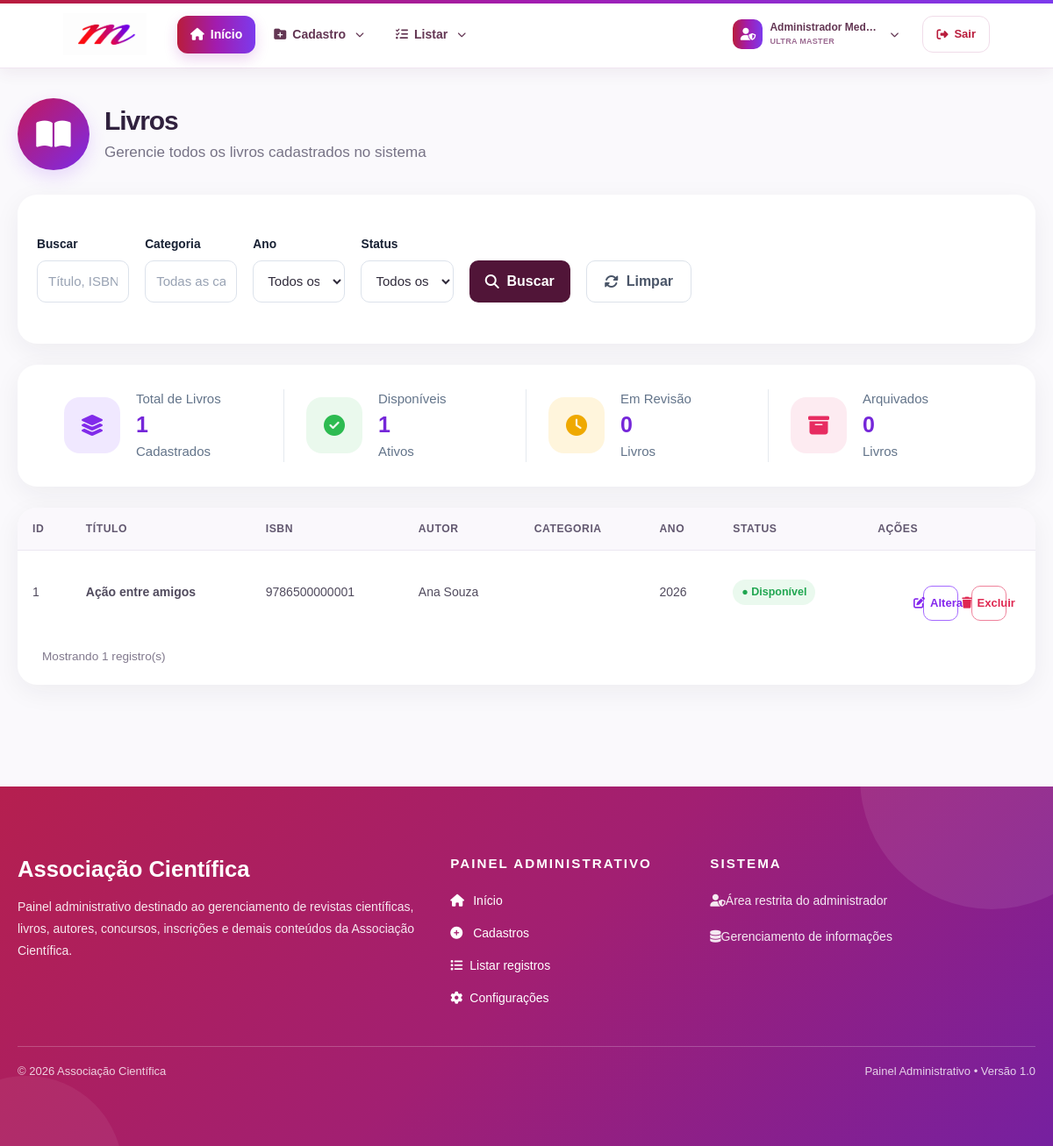
The app's page /painel/lista_livros.php (signed in) with its own data.
### tables this page shows
CREATE TABLE `livros` (
  `id_livro` int(11) NOT NULL AUTO_INCREMENT,
  `titulo` varchar(255) NOT NULL,
  `isbn` varchar(20) DEFAULT NULL,
  `autor` varchar(255) NOT NULL,
  `editora` varchar(255) DEFAULT NULL,
  `ano_publicacao` int(11) NOT NULL,
  `paginas` int(11) DEFAULT NULL,
  `edicao` int(11) DEFAULT NULL,
  `categoria` varchar(100) NOT NULL,
  `idioma` varchar(50) NOT NULL,
  `sinopse` text DEFAULT NULL,
  `data_cadastro` date DEFAULT NULL,
  `status` varchar(50) DEFAULT 'Disponível',
  `destaque` tinyint(1) DEFAULT 0,
  `dt_cad_livro` datetime DEFAULT current_timestamp(),
  PRIMARY KEY (`id_livro`)
);

### painel/config/seguranca.php (called while the page is built, shortened)
<?php
function csrf_token(): string
{
    return $_SESSION['csrf_token'];
}
if (!function_exists('corrigir_codificacao_painel')) {
    function corrigir_codificacao_painel($valor): string
    {
        $valor = (string)($valor ?? '');
        for ($i = 0; $i < 2; $i++) {
            if (!preg_match('/(?:Ã[-¿]|Â[-¿]|â€)/u', $valor)) {
                break;
            }
            $corrigido = @iconv('UTF-8', 'ISO-8859-1//IGNORE', $valor);
            $valor = $corrigido;
        }
        return $valor;
    }
}
if (!function_exists('h')) {
    function h($v): string
    {
        return htmlspecialchars(corrigir_codificacao_painel($v), ENT_QUOTES | ENT_SUBSTITUTE, 'UTF-8');
    }
}

### painel/lista_livros.php (the view, shortened to what this page needs)
<?php
include 'conexao.php';
mysqli_set_charset($conexao, 'utf8mb4');
$busca = trim((string)($_GET['busca'] ?? ''));
$categoria = trim((string)($_GET['categoria'] ?? ''));
$where = "WHERE 1=1";
$resultado = mysqli_query(
    $conexao,
    "SELECT * FROM livros $where ORDER BY id_livro DESC"
);
$stats = mysqli_fetch_assoc(mysqli_query($conexao, "
    SELECT
        COUNT(*) AS total,
        SUM(status = 'Disponível') AS disponiveis,
        SUM(status = 'Em Revisão') AS revisao,
        SUM(status = 'Arquivado') AS arquivados
    FROM livros
"));
?>
<!DOCTYPE html>
<html lang="pt-BR">
<head>
    <?php include 'includes_painel/head.php'; ?>
</head>
<body>
<?php include 'includes_painel/header.php'; ?>
<div class="pagina">
    <div class="cabecalho">
        <div class="titulo-area">
            <div class="icone-titulo">
                <i class="fas fa-book-open"></i>
            </div>
            <div>
                <h1>Livros</h1>
                <p>Gerencie todos os livros cadastrados no sistema</p>
            </div>
        </div>
    </div>
    <div class="filtros">
        <form method="GET">
            <div class="campo">
                <label>Buscar</label>
                <input name="busca" placeholder="Título, ISBN, autor..."
                    value="<?= h($busca) ?>">
            </div>
            <div class="campo">
                <label>Categoria</label>
                <input name="categoria" placeholder="Todas as categorias"
                    value="<?= h($categoria) ?>">
            </div>
            <div class="campo">
                <label>Ano</label>
                <select name="ano">
                    <option value="">Todos os anos</option>
                </select>
            </div>
            <div class="campo">
                <label>Status</label>
                <select name="status">
                    <option value="">Todos os status</option>
                </select>
            </div>
            <button class="btn-buscar">
                <i class="fas fa-search"></i>&nbsp; Buscar
            </button>
            <a href="lista_livros.php" class="btn-limpar">
                <i class="fas fa-sync-alt"></i>&nbsp; Limpar
            </a>
        </form>
    </div>
    <div class="estatisticas">
        <?php
        $cards = [
            ['layer-group','roxo','Total de Livros','total','Cadastrados'],
            ['check-circle','verde','Disponíveis','disponiveis','Ativos'],
            ['clock','amarelo','Em Revisão','revisao','Livros'],
            ['archive','rosa','Arquivados','arquivados','Livros']
        ];
        ?>
        <?php foreach ($cards as $card): ?>
            <div class="estatistica">
                <div class="estatistica-icone <?= $card[1] ?>">
                    <i class="fas fa-<?= $card[0] ?>"></i>
                </div>
                <div>
                    <span><?= $card[2] ?></span>
                    <strong><?= $stats[$card[3]] ?? 0 ?></strong>
                    <small><?= $card[4] ?></small>
                </div>
            </div>
        <?php endforeach; ?>
    </div>
    <div class="tabela">
        <div class="livros-tabela-scroll">
            <table>
                <thead>
                    <tr>
                        <th>ID</th>
                        <th>Título</th>
                        <th>ISBN</th>
                        <th>Autor</th>
                        <th>Categoria</th>
                        <th>Ano</th>
                        <th>Status</th>
                        <th>Ações</th>
                    </tr>
                </thead>
                <tbody>
                <?php if (mysqli_num_rows($resultado)): ?>
                    <?php while ($r = mysqli_fetch_assoc($resultado)): ?>
                        <?php
                        $classes = [
                            'Disponível' => 'status-disponivel',
                            'Em Revisão' => 'status-revisao',
                            'Arquivado' => 'status-arquivado'
                        ];
                        $classe = $classes[$r['status']] ?? 'status-padrao';
                        ?>
                        <tr>
                            <td><?= $r['id_livro'] ?></td>
                            <td class="titulo-livro"><?= h($r['titulo']) ?></td>
                            <td><?= h($r['isbn']) ?></td>
                            <td><?= h($r['autor']) ?></td>
                            <td><?= h($r['categoria']) ?></td>
                            <td><?= h($r['ano_publicacao']) ?></td>
                            <td>
                                <span class="status <?= $classe ?>">
                                    ● <?= h($r['status']) ?>
                                </span>
                            </td>
                            <td>
                                <div class="acoes">
                                    <a href="editar_livro.php?id=<?= $r['id_livro'] ?>"
                                       class="acao editar" title="Editar">
                                        <i class="fas fa-edit"></i> Alterar
                                    </a>
                                    <a href="excluir_livro.php?id=<?= $r['id_livro'] ?>&csrf_token=<?=h(csrf_token())?>"
                                       class="acao excluir" title="Excluir"
                                       onclick="return confirm('Deseja realmente excluir este livro?')">
                                        <i class="fas fa-trash"></i> Excluir
                                    </a>
                                </div>
                            </td>
                        </tr>
                    <?php endwhile; ?>
                <?php endif; ?>
                </tbody>
            </table>
        </div>
        <div class="rodape-tabela">
            Mostrando <?= mysqli_num_rows($resultado) ?> registro(s)
        </div>
    </div>
</div>
<?php include 'includes_painel/footer.php'; ?>
</body>
</html>

### records on screen
livros: id_livro "1", titulo "Ação entre amigos", isbn "9786500000001", autor "Ana Souza", ano_publicacao "2026", status "Disponível"

### other values on screen
nome_usuario() "Administrador Medeia"
str_replace('_', ' ', perfil_usuario()) "ULTRA MASTER"
$card[2] "Total de Livros"
$stats[$card[3]] "1"
$card[4] "Cadastrados"
$card[2] "Disponíveis"
$card[4] "Ativos"
$card[2] "Em Revisão"
$stats[$card[3]] "0"
$card[4] "Livros"
$card[2] "Arquivados"
mysqli_num_rows($resultado) "1"
